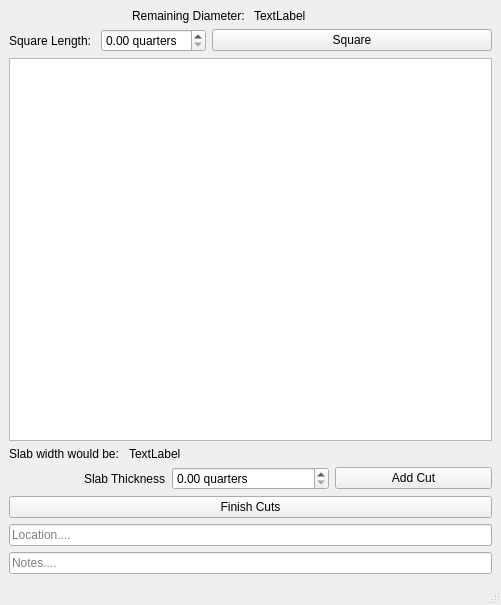
<?xml version="1.0" encoding="UTF-8"?>
<ui version="4.0">
 <class>slabCuttingWindow</class>
 <widget class="QMainWindow" name="slabCuttingWindow">
  <property name="geometry">
   <rect>
    <x>0</x>
    <y>0</y>
    <width>501</width>
    <height>605</height>
   </rect>
  </property>
  <property name="windowTitle">
   <string>Slab Cutting</string>
  </property>
  <widget class="QWidget" name="centralwidget">
   <layout class="QVBoxLayout" name="verticalLayout">
    <item>
     <layout class="QGridLayout" name="gridLayout">
      <item row="1" column="0">
       <layout class="QHBoxLayout" name="horizontalLayout">
        <item alignment="Qt::AlignRight">
         <widget class="QLabel" name="label">
          <property name="text">
           <string>Remaining Diameter: </string>
          </property>
         </widget>
        </item>
        <item>
         <widget class="QLabel" name="remainingDiameterLabel">
          <property name="text">
           <string>TextLabel</string>
          </property>
         </widget>
        </item>
       </layout>
      </item>
     </layout>
    </item>
    <item>
     <layout class="QHBoxLayout" name="horizontalLayout_2">
      <item alignment="Qt::AlignRight">
       <widget class="QLabel" name="label_2">
        <property name="sizePolicy">
         <sizepolicy hsizetype="Expanding" vsizetype="Preferred">
          <horstretch>0</horstretch>
          <verstretch>0</verstretch>
         </sizepolicy>
        </property>
        <property name="text">
         <string>Square Length: </string>
        </property>
       </widget>
      </item>
      <item>
       <widget class="QDoubleSpinBox" name="squareOffLengthQuartersSpin">
        <property name="suffix">
         <string> quarters</string>
        </property>
       </widget>
      </item>
      <item>
       <widget class="QPushButton" name="squareOffButton">
        <property name="sizePolicy">
         <sizepolicy hsizetype="Expanding" vsizetype="Fixed">
          <horstretch>0</horstretch>
          <verstretch>0</verstretch>
         </sizepolicy>
        </property>
        <property name="text">
         <string>Square</string>
        </property>
       </widget>
      </item>
     </layout>
    </item>
    <item>
     <widget class="QListWidget" name="listWidget">
      <property name="sizePolicy">
       <sizepolicy hsizetype="Minimum" vsizetype="Expanding">
        <horstretch>0</horstretch>
        <verstretch>0</verstretch>
       </sizepolicy>
      </property>
     </widget>
    </item>
    <item>
     <layout class="QHBoxLayout" name="horizontalLayout_4">
      <item>
       <widget class="QLabel" name="label_4">
        <property name="text">
         <string>Slab width would be: </string>
        </property>
       </widget>
      </item>
      <item>
       <widget class="QLabel" name="slabWidthDisplayLabel">
        <property name="sizePolicy">
         <sizepolicy hsizetype="Expanding" vsizetype="Preferred">
          <horstretch>0</horstretch>
          <verstretch>0</verstretch>
         </sizepolicy>
        </property>
        <property name="text">
         <string>TextLabel</string>
        </property>
       </widget>
      </item>
     </layout>
    </item>
    <item>
     <layout class="QHBoxLayout" name="horizontalLayout_3">
      <item alignment="Qt::AlignRight">
       <widget class="QLabel" name="label_3">
        <property name="text">
         <string>Slab Thickness</string>
        </property>
       </widget>
      </item>
      <item>
       <widget class="QDoubleSpinBox" name="nextSlabThicknessSpin">
        <property name="suffix">
         <string> quarters</string>
        </property>
       </widget>
      </item>
      <item>
       <widget class="QPushButton" name="addCutButton">
        <property name="text">
         <string>Add Cut</string>
        </property>
       </widget>
      </item>
     </layout>
    </item>
    <item>
     <widget class="QPushButton" name="finishCutButton">
      <property name="text">
       <string>Finish Cuts</string>
      </property>
     </widget>
    </item>
    <item>
     <widget class="QLineEdit" name="locationLineEdit">
      <property name="placeholderText">
       <string>Location....</string>
      </property>
     </widget>
    </item>
    <item>
     <widget class="QLineEdit" name="notesLineEdit">
      <property name="placeholderText">
       <string>Notes....</string>
      </property>
     </widget>
    </item>
   </layout>
  </widget>
  <widget class="QMenuBar" name="menubar">
   <property name="geometry">
    <rect>
     <x>0</x>
     <y>0</y>
     <width>501</width>
     <height>24</height>
    </rect>
   </property>
  </widget>
  <widget class="QStatusBar" name="statusbar"/>
 </widget>
 <resources/>
 <connections/>
</ui>
